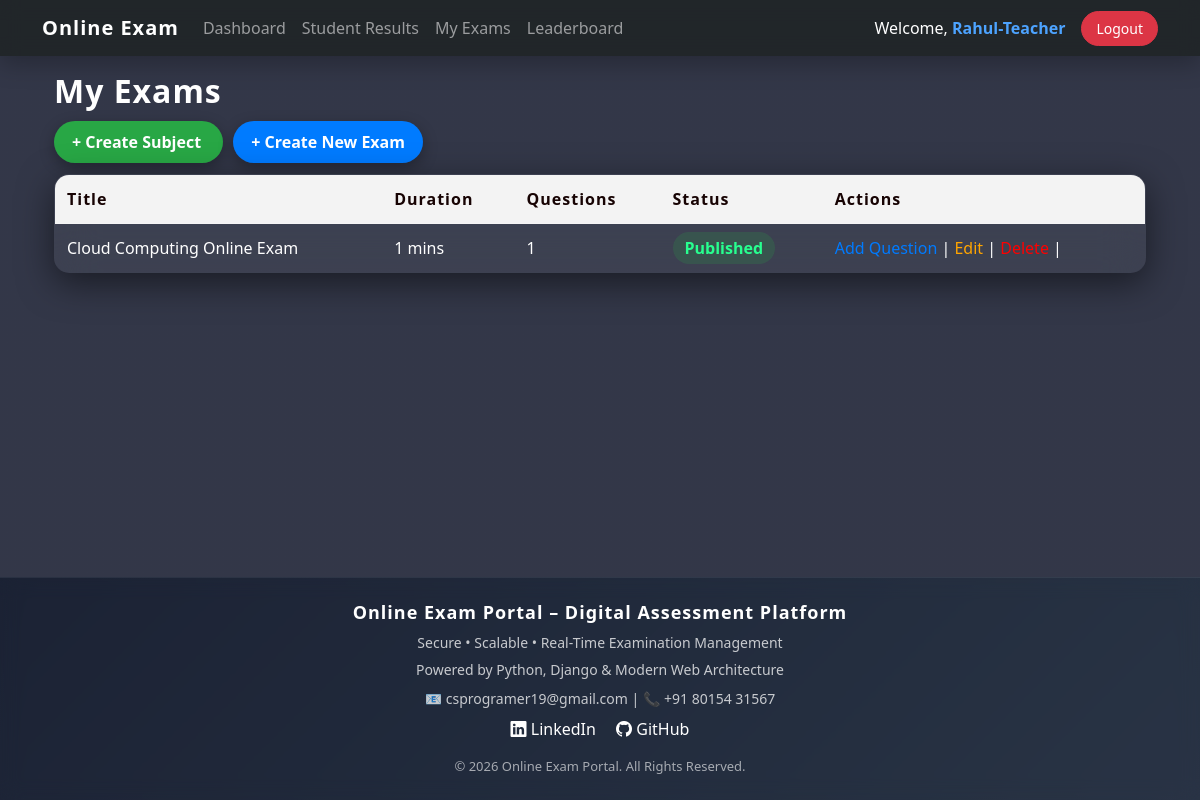
Screenshot of /my-exams/ (signed in) with the database file from the repository.
### exam/models.py (models this page shows, shortened)
class CustomUser(AbstractUser):
    ROLE_CHOICES = (
        ('admin', 'Admin'),
        ('teacher', 'Teacher'),
        ('student', 'Student'),
    )
    role = models.CharField(max_length=10, choices=ROLE_CHOICES)

class Exam(models.Model):
    subject = models.ForeignKey(Subject, on_delete=models.CASCADE)
    title = models.CharField(max_length=200)
    duration = models.IntegerField(help_text="Duration in minutes")
    total_marks = models.IntegerField()
    created_by = models.ForeignKey(
        settings.AUTH_USER_MODEL,
        on_delete=models.CASCADE,
        limit_choices_to={'role': 'teacher'}
    )
    is_published = models.BooleanField(default=False)

### exam/views.py (the view)
# urls.py: path('my-exams/', views.my_exams, name='my_exams'),
@login_required
def my_exams(request):
    exams = Exam.objects.filter(created_by=request.user) \
                        .annotate(question_count=Count('questions'))
    return render(request, 'my_exams.html', {
        'exams': exams
    })

### templates/my_exams.html (shortened to what this page needs)
{% extends 'base.html' %}
{% block content %}
<h2 style="margin-bottom:20px;">My Exams</h2>
<div style="margin-bottom:20px;">
    <a href="{% url 'create_subject' %}"
       style="background:#28a745;color:white;padding:8px 14px;
              border-radius:5px;text-decoration:none;margin-right:10px;">
       + Create Subject
    </a>
    <a href="{% url 'create_exam' %}"
       style="background:#007bff;color:white;padding:8px 14px;
              border-radius:5px;text-decoration:none;">
       + Create New Exam
    </a>
</div>
{% if exams %}
<table border="1" cellpadding="12" cellspacing="0"
       style="border-collapse:collapse;width:100%;background:white;">
    <tr style="background:#f2f2f2;">
        <th>Title</th>
        <th>Duration</th>
        <th>Questions</th>
        <th>Status</th>
        <th>Actions</th>
    </tr>
    {% for exam in exams %}
    <tr>
        <td>{{ exam.title }}</td>
        <td>{{ exam.duration }} mins</td>
        <td>{{ exam.question_count }}</td>
        <td>
            {% if exam.is_published %}
                <span style="color:green;font-weight:bold;">
                    Published
                </span>
            {% else %}
                <span style="color:orange;">
                    Draft
                </span>
            {% endif %}
        </td>
        <td>
            <a href="{% url 'add_question' exam.id %}"
               style="color:#007bff;text-decoration:none;">
               Add Question
            </a> |
            <a href="{% url 'edit_exam' exam.id %}"
               style="color:orange;text-decoration:none;">
               Edit
            </a> |
            <a href="{% url 'delete_exam' exam.id %}"
               onclick="return confirm('Delete this exam?')"
               style="color:red;text-decoration:none;">
            </a> |
        </td>
    </tr>
    {% endfor %}
</table>
{% else %}
<div style="padding:20px;background:#f8f9fa;border-radius:6px;">
    <p>No exams created yet.</p>
</div>
{% endif %}
{% endblock %}

### templates/base.html (shortened to what this page needs)
<!DOCTYPE html>
<html>
<head>
    <link href="https://cdn.jsdelivr.net/npm/bootstrap@5.3.2/dist/css/bootstrap.min.css" rel="stylesheet">
    <link href="https://cdn.jsdelivr.net/npm/bootstrap-icons@1.11.3/font/bootstrap-icons.css" rel="stylesheet">
</head>
<body class="d-flex flex-column min-vh-100">
<nav class="navbar navbar-expand-lg navbar-dark fixed-top">
    <div class="container">
        <a class="navbar-brand" href="{% url 'home' %}">
            Online Exam
        </a>
        <div class="collapse navbar-collapse" id="navbarNav">
            <ul class="navbar-nav me-auto">
                {% if user.is_authenticated %}
                    {% if user.role == 'teacher' %}
                        <li class="nav-item">
                            <a class="nav-link" href="{% url 'teacher_dashboard' %}">Dashboard</a>
                        </li>
                        <li class="nav-item">
                            <a class="nav-link" href="{% url 'teacher_results' %}">Student Results</a>
                        </li>
                        <li class="nav-item">
                            <a class="nav-link" href="{% url 'my_exams' %}">My Exams</a>
                        </li>
                        <li class="nav-item">
                            <a class="nav-link" href="{% url 'leaderboard' %}">Leaderboard</a>
                        </li>
                    {% endif %}
                {% endif %}
            </ul>
            <ul class="navbar-nav ms-auto align-items-lg-center">
                {% if user.is_authenticated %}
                    <li class="nav-item text-center text-lg-start">
                        <span class="text-white d-block d-lg-inline me-lg-3 mb-2 mb-lg-0">
                            Welcome, <strong>{{ user.username }}</strong>
                        </span>
                    </li>
                    <li class="nav-item">
                        <a class="btn btn-danger btn-sm" href="{% url 'logout' %}">
                            Logout
                        </a>
                    </li>
                {% endif %}
            </ul>
        </div>
    </div>
</nav>
<main class="container flex-fill mt-5 pt-4 px-3 px-md-4">
    {% block content %}
    {% endblock %}
</main>
<footer class="text-center py-4 mt-auto">
    <div class="container">
        <h5>Online Exam Portal – Digital Assessment Platform</h5>
        <p>Secure • Scalable • Real-Time Examination Management</p>
        <p>Powered by Python, Django & Modern Web Architecture</p>
        <p class="mt-2">
            📧 csprogramer19@gmail.com |
            📞 +91  80154 31567
        </p>
        <div class="mt-2">
            <a href="#" class="me-3"><i class="bi bi-linkedin"></i> LinkedIn</a>
            <a href="#"><i class="bi bi-github"></i> GitHub</a>
        </div>
        <small class="d-block mt-3">
            © 2026 Online Exam Portal. All Rights Reserved.
        </small>
    </div>
</footer>
</body>
</html>

### templates/base.html (style rules this page uses)
body { font-family: 'Segoe UI', Tahoma, Geneva, Verdana, sans-serif; background: #f8f9fa; animation: fadeIn 0.5s ease-in; }
.navbar { backdrop-filter: blur(10px); background: rgba(33, 37, 41, 0.95) !important; box-shadow: 0 8px 25px rgba(0,0,0,0.25); }
.navbar-brand { font-size: 20px; font-weight: 700; letter-spacing: 1px; }
.navbar-nav .nav-link { position: relative; font-weight: 500; padding: 8px 14px; transition: 0.3s ease; }
.navbar-nav .nav-link::after { content: ""; position: absolute; left: 10px; bottom: 4px; width: 0%; height: 2px; background: #4da3ff; transition: 0.3s ease; }
.navbar span strong { color: #4da3ff; }
.btn-sm { border-radius: 20px; padding: 6px 14px; transition: 0.3s ease; }
main { animation: fadeIn 0.4s ease-in-out; }
footer { background: linear-gradient(135deg, #0f172a, #1e293b); color: white; position: relative; overflow: hidden; border-top: 1px solid rgba(255,255,255,0.1); }
footer::before { content: ""; position: absolute; inset: 0; background: rgba(255,255,255,0.05); backdrop-filter: blur(10px); }
footer .container { position: relative; z-index: 2; }
footer h5 { font-weight: 700; letter-spacing: 1px; font-size: 18px; }
footer p { font-size: 14px; color: rgba(255,255,255,0.75); margin-bottom: 6px; }
footer a { text-decoration: none; color: white; transition: 0.3s ease; }
footer small { font-size: 13px; color: rgba(255,255,255,0.6); }

### templates/my_exams.html (style rules this page uses)
body { background: linear-gradient(rgba(15,20,40,0.85), rgba(15,20,40,0.85)), url("https://images.unsplash.com/photo-1498050108023-c5249f4df085?q=80&w=1920"); background-size: cover; background-position: center; background-attachment: fixed; color: #ffffff; font-family: 'Segoe UI', sans-serif; }
h2 { font-weight: 700; letter-spacing: 1px; color: #ffffff; }
a[href*="create"] { border-radius: 30px !important; padding: 10px 18px !important; font-weight: 600; transition: 0.3s ease; box-shadow: 0 5px 15px rgba(0,0,0,0.3); }
table { background: rgba(255,255,255,0.05) !important; backdrop-filter: blur(20px); -webkit-backdrop-filter: blur(20px); border-radius: 15px; overflow: hidden; border: 1px solid rgba(255,255,255,0.15); box-shadow: 0 10px 35px rgba(0,0,0,0.5); }
th { background: rgba(255,255,255,0.08) !important; color: #170303; font-weight: 600; letter-spacing: 1px; border-bottom: 1px solid rgba(255,255,255,0.15); }
td { background: transparent !important; color: #ffffff; border-bottom: 1px solid rgba(255,255,255,0.08); }
span[style*="green"] { background: rgba(40,167,69,0.2); padding: 5px 12px; border-radius: 20px; color: #28ff8f !important; }
td a { font-weight: 500; transition: 0.3s; }

### rows the page displays
CustomUser: username "Rahul-Teacher"
Exam: title "Cloud Computing Online Exam", duration "1", question_count "1", is_published "Published"
